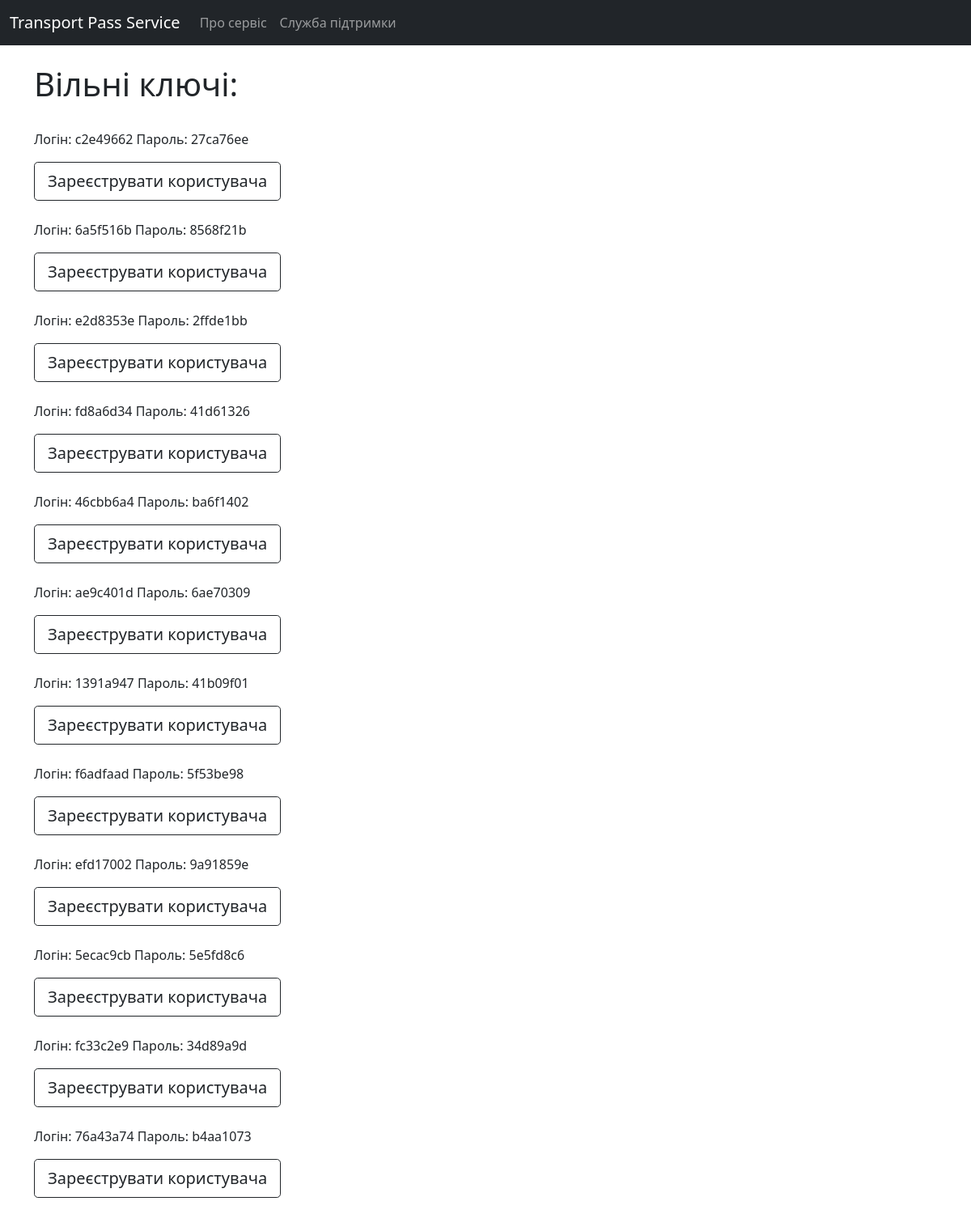
/company_admin/free_codes (signed in, upper part), run on an earlier commit of the app's database.
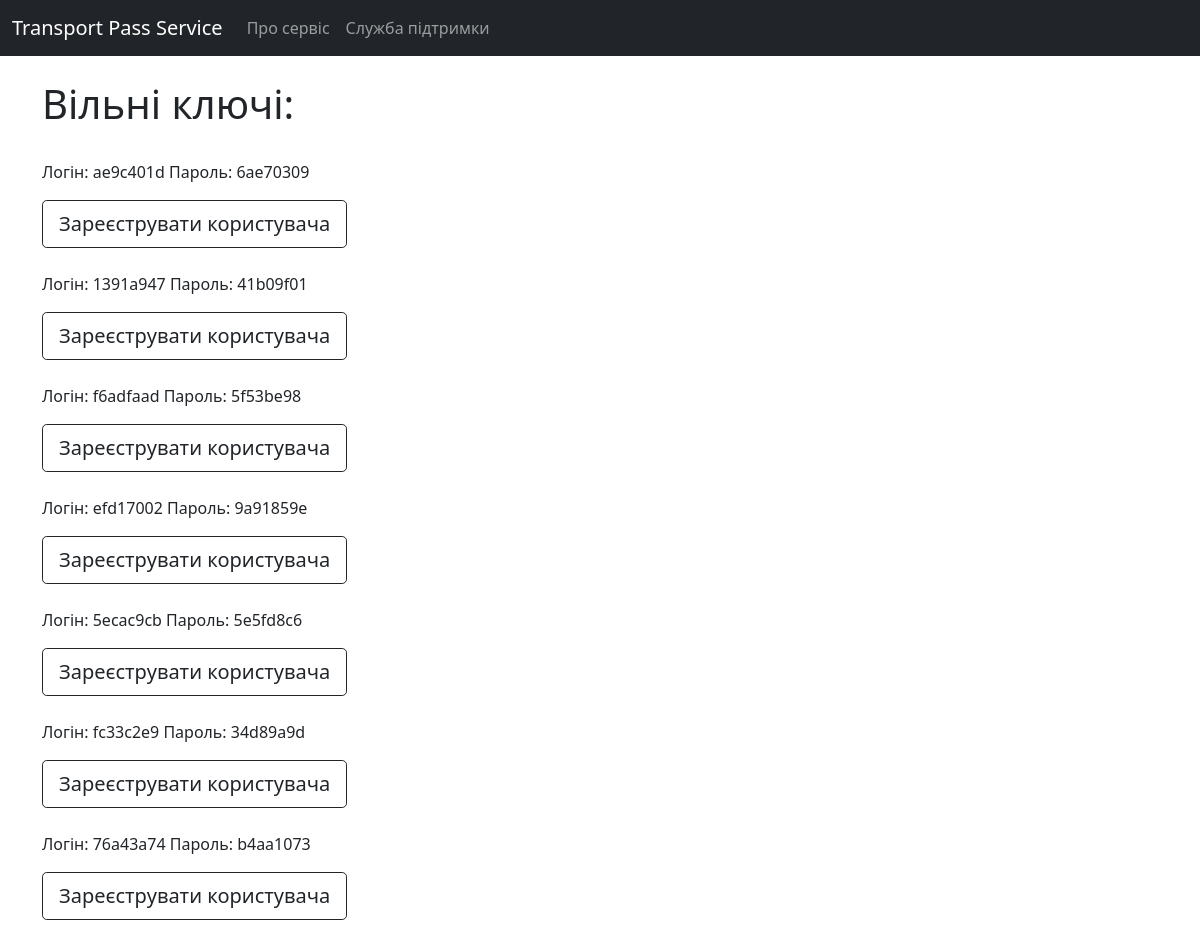
And on a later commit of the database.
### account/models.py (models this page shows)
class Code(models.Model):
    company = models.ForeignKey(Company, on_delete=models.CASCADE)
    pub_key = models.CharField(max_length=8)  # логин сотрудника
    sec_key = models.CharField(max_length=8)  # пароль сотрудника
    user = models.ForeignKey(User, blank=True, null=True, on_delete=models.CASCADE)

### account/views/company_admin_views.py (the view)
# urls.py: path('company_admin/free_codes', company_admin_views.show_free_codes, name='show_free_codes'),
@login_required
def show_free_codes(request):
    admin: User = request.user
    try:
        free_codes = Code.objects.filter(user_id__isnull=True, company_id=admin.company_id)
        context = {'free_codes': free_codes}
        return render(request, 'account/company_admin/show_free_codes.html', context=context)
    except ObjectDoesNotExist:
        message = 'Для організації коди не згенеровано!'
        return render(request, 'account/company_admin/show_free_codes.html', context=message)

### account/templates/account/company_admin/show_free_codes.html (shortened to what this page needs)
{% extends 'account/base.html' %}
{% block content %}
    <h1>Вільні ключі:</h1><br/>
    {% for code in free_codes %}
        <p>Логін: {{ code.pub_key }} Пароль: {{ code.sec_key }}</p>
        <a href="{% url 'register_code_by_admin' code.pub_key %}" class="btn btn-outline-dark btn-lg">Зареєструвати користувача</a><br/><br/>
    {% endfor %}
    <a href="{% url 'company_admin' %}" class="btn btn-outline-dark btn-lg">Назад</a><br/><br/>
{% endblock %}

What changed in the data, as far as the page shows it:
no longer on this page (row edited): Code: pub_key "c2e49662", sec_key "27ca76ee"
no longer on this page (row edited): Code: pub_key "6a5f516b", sec_key "8568f21b"
no longer on this page (row edited): Code: pub_key "e2d8353e", sec_key "2ffde1bb"
no longer on this page (row edited): Code: pub_key "fd8a6d34", sec_key "41d61326"
no longer on this page (row edited): Code: pub_key "46cbb6a4", sec_key "ba6f1402"
